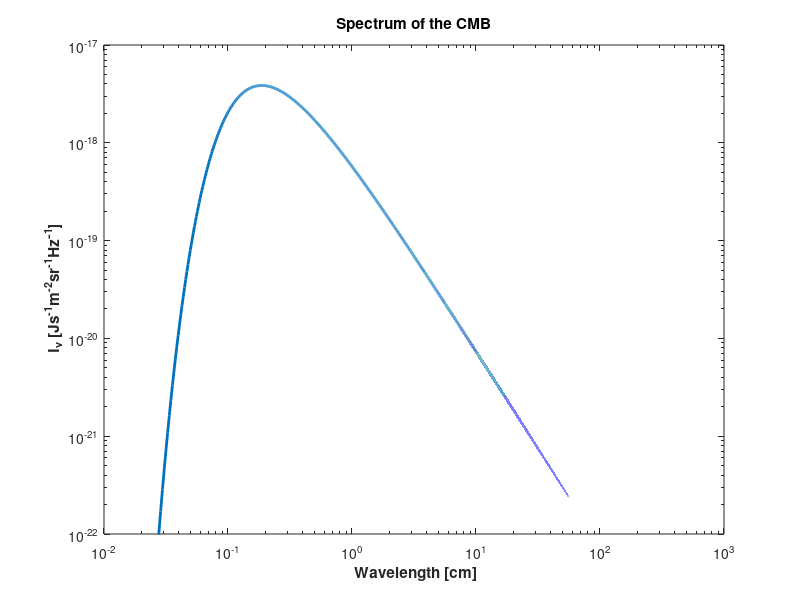

Source code (MATLAB):
% RRY091 Galaxies and observational cosmology -- Cosmic Microwave Background Spectrum
% Weihua 2014-03-27 
% Take care of the expressions for different SI unit, aka,
% W·sr^-1·m^-2·Hz^-1 for B_nu(T) and W·sr^-1·m^-3 for B_lambda(T). 

close all;clear all;clc; 

kB = 1.3806e-23;                                     % J/K  Boltzmann's constant
h = 6.6261e-34;                                      % Js Planck constant
c = 299792458;                                       % m/s   
T = 2.73;
% Use Wien's Displacement law to center the curve, b = 2.8977e-3mk, T = 2.73K, thus lambda_max = 1.0615e-3 m
lambda_max = 2.8977e-3/T;
lambda = lambda_max/10:1e-5:lambda_max*1e3;          % wavelength from about 0.0001m to 1m.
nu = c./lambda;
% I = (2*h*c*c)./(lambda.^5 .* (exp(h*c./(lambda*kB*T)) - 1)); Not this one!
Const1 = 2*h/c/c;
Const2 = h/kB/T;
I = (Const1*nu.^3) ./ (exp(Const2.*nu)-1);
loglog(100*lambda,I,'LineWidth',2);  
ylim([1e-22 1e-17]);
xlabel('\bf Wavelength [cm]');
ylabel('\bf I_{\nu} [Js^{-1}m^{-2}sr^{-1}Hz^{-1}]'); % Note this unit corresponds to B_nu(T) 
title('Spectrum of the CMB');

